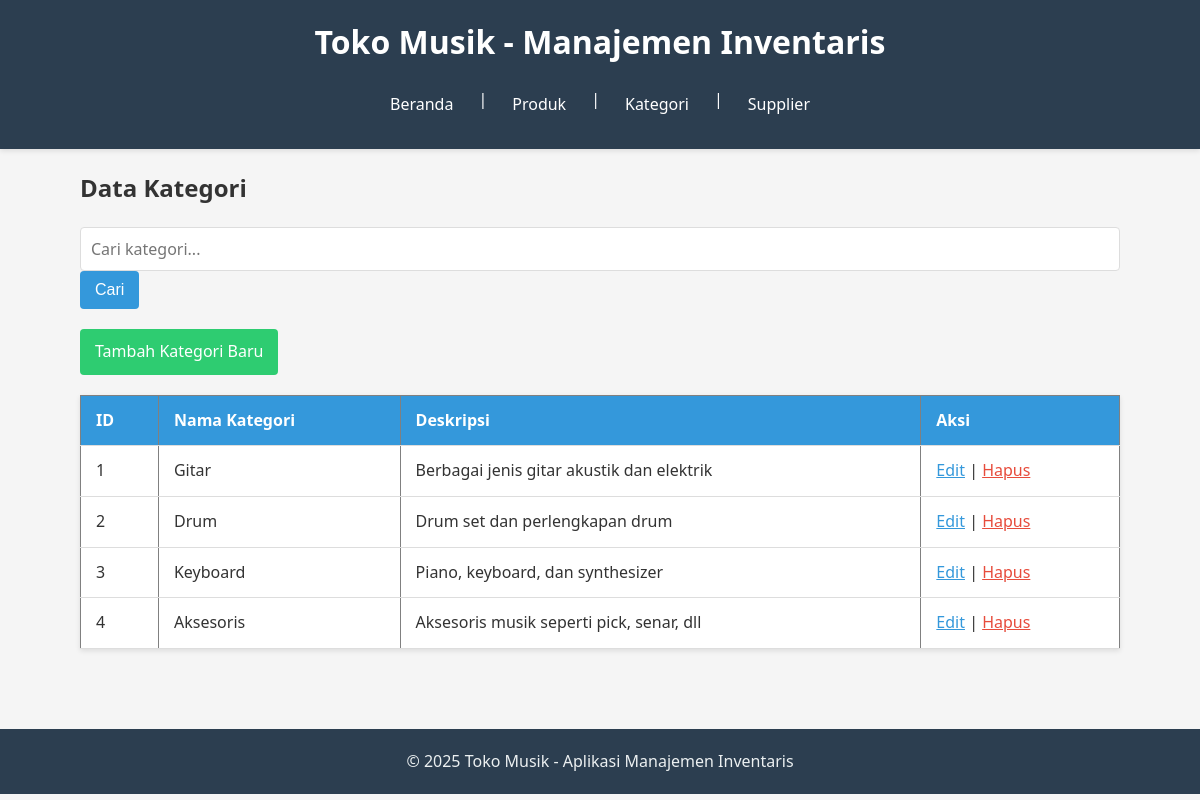
The page /?page=categories on the database its author committed.
### tables this page shows
CREATE TABLE categories (
    id INT AUTO_INCREMENT PRIMARY KEY,
    name VARCHAR(100) NOT NULL,
    description TEXT
);

### config/db.php (called while the page is built, shortened)
<?php
class Database {
    private $host = "localhost";
    private $username = "root";
    private $password = "";
    private $dbname = "db_music_store";
    public function __construct() {
        try {
            $this->conn = new PDO("mysql:host=$this->host;dbname=$this->dbname", $this->username, $this->password);
        } catch (PDOException $e) {
            echo "Connection failed: " . $e->getMessage();
        }
    }
}
?>

### class/Category.php (called while the page is built, shortened)
<?php
require_once 'config/db.php';
class Category {
    private $db;
    public function __construct() {
        $this->db = (new Database())->conn;
    }
    public function getAllCategories() {
        $stmt = $this->db->query("SELECT * FROM categories");
        return $stmt->fetchAll(PDO::FETCH_ASSOC);
    }
}
?>

### view/categories.php (the view, shortened to what this page needs)
<h2>Data Kategori</h2>
<form method="GET" action="">
    <input type="text" name="search" placeholder="Cari kategori..."
           value="<?= isset($_GET['search']) ? $_GET['search'] : '' ?>">
    <button type="submit">Cari</button>
</form>
<div class="action-button">
    <a href="?page=categories&action=add">Tambah Kategori Baru</a>
</div>
<table border="1">
    <tr>
        <th>ID</th>
        <th>Nama Kategori</th>
        <th>Deskripsi</th>
        <th>Aksi</th>
    </tr>
    <?php
    $categories = isset($_GET['search'])
        ? $category->searchCategories($_GET['search'])
        : $category->getAllCategories();
    foreach ($categories as $c): ?>
    <tr>
        <td><?= $c['id'] ?></td>
        <td><?= $c['name'] ?></td>
        <td><?= $c['description'] ?></td>
        <td>
            <a href="?page=categories&action=edit&id=<?= $c['id'] ?>" class="edit-btn">Edit</a> |
            <a href="?page=categories&delete=<?= $c['id'] ?>"
               onclick="return confirm('Yakin ingin menghapus kategori ini?')" class="delete-btn">Hapus</a>
        </td>
    </tr>
    <?php endforeach; ?>
</table>

### style.css (style rules this page uses)
* { margin: 0; padding: 0; box-sizing: border-box; }
body { font-family: 'Segoe UI', Tahoma, Geneva, Verdana, sans-serif; line-height: 1.6; color: #333; background-color: #f5f5f5; }
form { margin: 20px 0; }
input[type="text"], input[type="email"], input[type="number"], textarea, select { width: 100%; padding: 10px; border: 1px solid #ddd; border-radius: 4px; font-family: inherit; font-size: 1rem; }
button { background-color: #3498db; color: white; border: none; padding: 10px 15px; border-radius: 4px; cursor: pointer; font-size: 1rem; transition: background-color 0.3s; }
table { width: 100%; border-collapse: collapse; margin: 20px 0; background-color: white; box-shadow: 0 2px 5px rgba(0, 0, 0, 0.1); }
th, td { padding: 12px 15px; text-align: left; border-bottom: 1px solid #ddd; }
th { background-color: #3498db; color: white; }
.action-button { margin: 20px 0; }
.action-button a { display: inline-block; padding: 10px 15px; background-color: #2ecc71; color: white; text-decoration: none; border-radius: 4px; transition: background-color 0.3s; }
.edit-btn { color: #3498db; }
.delete-btn { color: #e74c3c; }

### rows shown on the page
categories: id "1", name "Gitar", description "Berbagai jenis gitar akustik dan elektrik"
categories: id "2", name "Drum", description "Drum set dan perlengkapan drum"
categories: id "3", name "Keyboard", description "Piano, keyboard, dan synthesizer"
categories: id "4", name "Aksesoris", description "Aksesoris musik seperti pick, senar, dll"
